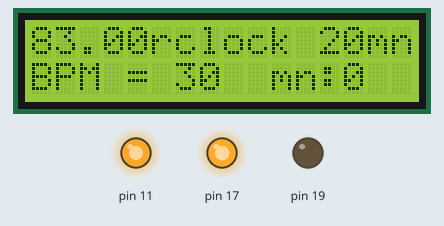
The sketch below on a simulated Arduino Uno, built with avr-gcc and run on an emulated ATmega328P. Shown: 16×2 character LCD, output pins drawn as LEDs (lit = HIGH). What the sketch prints to the serial monitor is not drawn.

Above: at 1.62 s.
At 11.27 s:
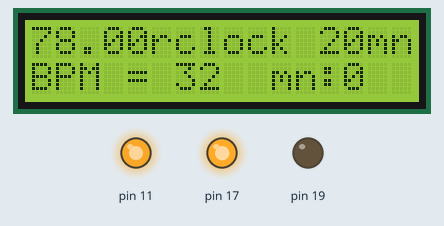
At 20.28 s:
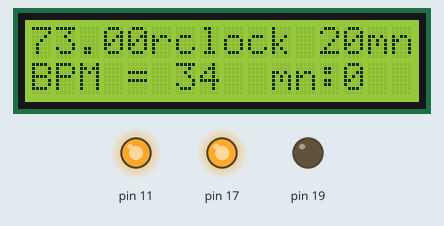
At 39.22 s:
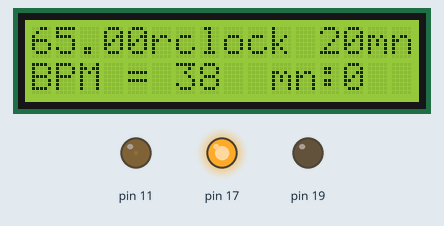
Timing chart, 0 to 40.0 s (numbered marks = the images above):
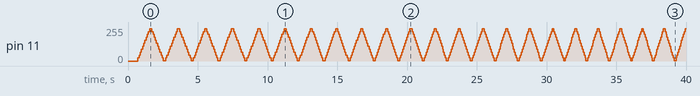

The sketch:

Midi_analog_masterclkexp.ino
```cpp
#include <LiquidCrystal.h>
LiquidCrystal lcd(8, 9, 4, 5, 6, 7);
//########################### VARIABLES TEMPS ##################################
int duree=20; // durée totale en min
int bpmi=30; // bpm début
int bpmf=300; // bpm fin
//##############################################################################
int bpm;
byte midi=0;
unsigned long previousmillis=0;
float T;

void setup() {
  lcd.begin(16, 2);
  pinMode(17,OUTPUT);
  pinMode(19,OUTPUT);
  digitalWrite(17,HIGH);
  digitalWrite(19,LOW);
  T=60000/(bpmi*24);
  for(int i = 0;i < 10;i++) // flash LED's on startup
  {
    digitalWrite(13,HIGH);
    delay(30);
    digitalWrite(13,LOW);
    delay(30);
  }
  Serial.begin(31250); //start serial with midi baudrate 31250
  lcd.print("Masterclock "); lcd.print(duree); lcd.print("mn");
  delay(50);
}
void loop () {
  unsigned long currentMillis = millis();
  if(currentMillis-previousmillis >= T)
  {
  previousmillis = millis();
  Serial.write(0xf8); // ****MIDI Clock****
  T = 60000/(24*(bpmi+(previousmillis*(bpmf-bpmi))/(duree*60000))) ;
  ++midi;
  if(midi>23){midi=0;}
  if(midi<12){analogWrite(11,midi*22+1);digitalWrite(2,HIGH);digitalWrite(3,LOW);}else{analogWrite(11,(23-midi)*22+1);digitalWrite(2,LOW);digitalWrite(3,HIGH);}
  if (midi==0){digitalWrite(13,HIGH); }else{digitalWrite(13,LOW);}

  bpm=60000/(24*T);
   lcd.setCursor(0, 0); lcd.print(T);
  lcd.setCursor(0, 1); lcd.print("BPM = "); lcd.print(bpm); lcd.print("  ");
  lcd.setCursor(10, 1); lcd.print("mn:"); lcd.print(previousmillis/60000);
  }
}
```
